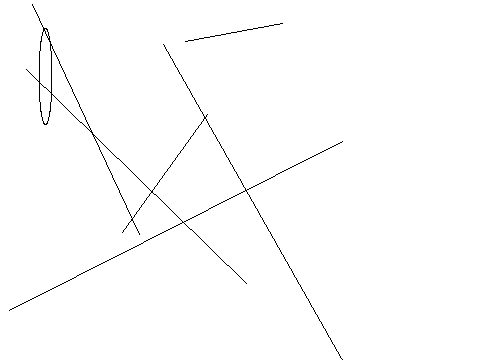

This figure's Python source:
from PIL import Image, ImageDraw
image1 = Image.new('RGB', (480, 360), '#ffffff')
draw = ImageDraw.Draw(image1)
c=[448,256,266,177]
draw.ellipse(c,'#ffffff','#000000')
c=[194,27,9,22]
draw.ellipse(c,'#ffffff','#000000')
c=[299,453,3,169]
draw.ellipse(c,'#ffffff','#000000')
c=[219,263,5,332]
draw.ellipse(c,'#ffffff','#000000')
c=[91,176,203,14]
draw.ellipse(c,'#ffffff','#000000')
c=[78,253,300,153]
draw.ellipse(c,'#ffffff','#000000')
c=[39,28,52,124]
draw.ellipse(c,'#ffffff','#000000')
c=[203,233,341,228]
draw.ellipse(c,'#ffffff','#000000')
c=[457,52,14,80]
draw.ellipse(c,'#ffffff','#000000')
c=[451,150,163,325]
draw.ellipse(c,'#ffffff','#000000')
c=[336,345,215,108]
draw.ellipse(c,'#ffffff','#000000')
c=[399,346,32,157]
draw.ellipse(c,'#ffffff','#000000')
c=[223,46,173,332]
draw.ellipse(c,'#ffffff','#000000')
c=[188,223,357,22]
draw.ellipse(c,'#ffffff','#000000')
c=[82,238,10,349]
draw.ellipse(c,'#ffffff','#000000')
c=[421,106,2,155]
draw.ellipse(c,'#ffffff','#000000')
c=[12,347,68,239]
draw.ellipse(c,'#ffffff','#000000')
c=[121,74,230,32]
draw.ellipse(c,'#ffffff','#000000')
c=[95,408,260,288]
draw.ellipse(c,'#ffffff','#000000')
c=[147,21,25,153]
draw.ellipse(c,'#ffffff','#000000')
l=[207,114,122,232]
draw.line(l,'#000000')
l=[185,41,282,23]
draw.line(l,'#000000')
l=[371,411,163,44]
draw.line(l,'#000000')
l=[139,234,32,4]
draw.line(l,'#000000')
l=[9,310,342,141]
draw.line(l,'#000000')
l=[246,283,26,69]
draw.line(l,'#000000')
image1.save('Artist2.png')